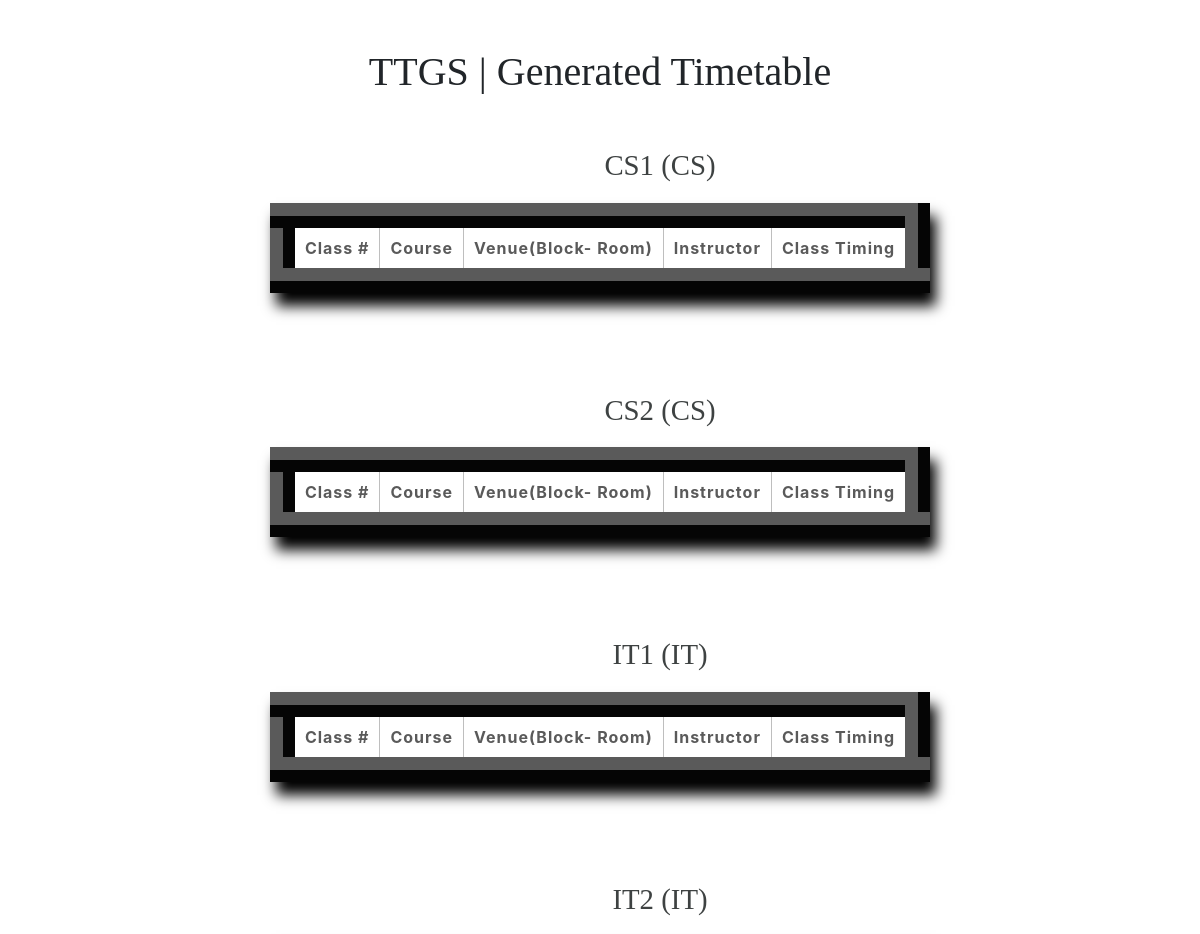
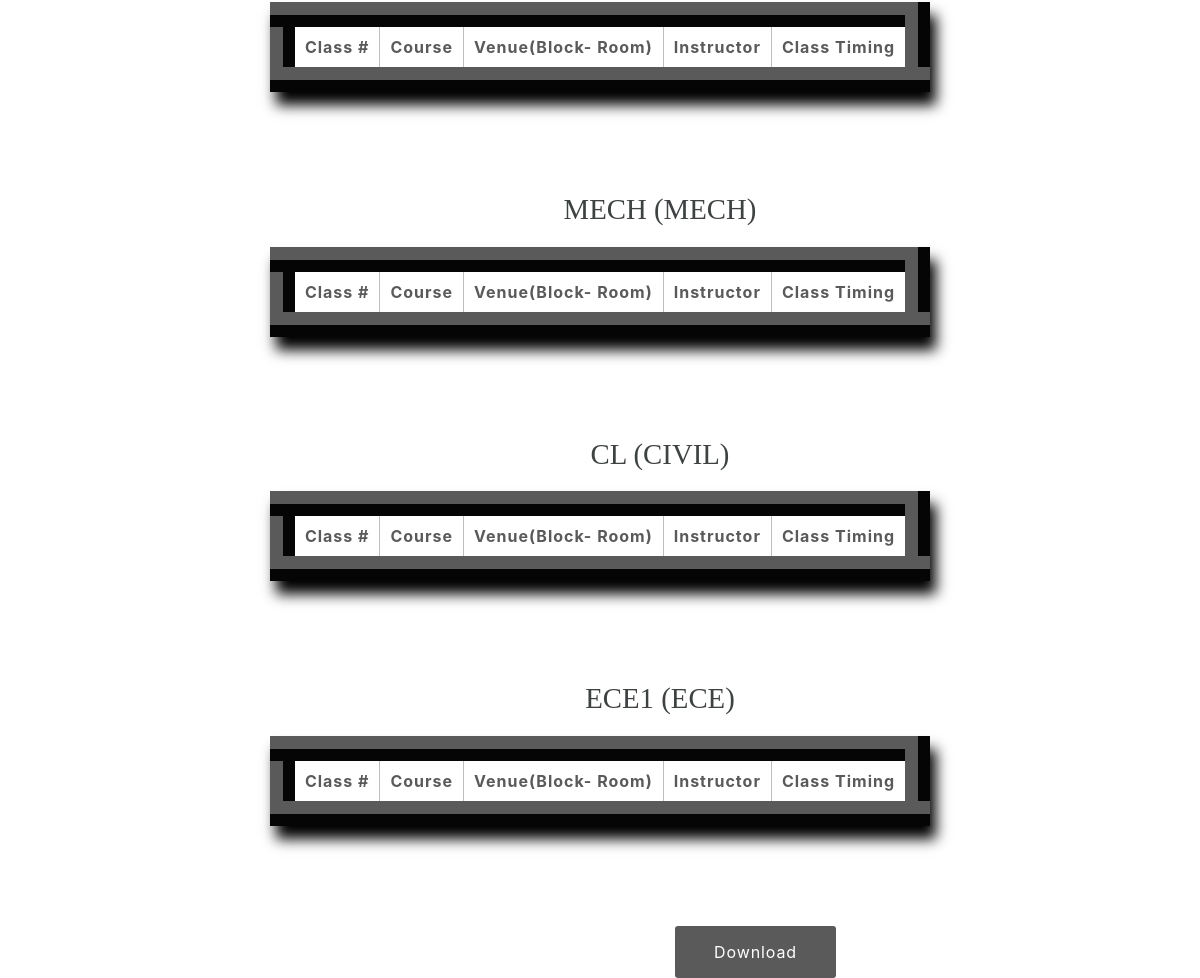
Screenshot of /timetable_generation/ with the database file from the repository (2 pictures, top to bottom).
### ttgen/models.py (models this page shows, shortened)
class Section(models.Model):
    section_id = models.CharField(max_length=25, primary_key=True)
    department = models.ForeignKey(Department, on_delete=models.CASCADE)
    num_class_in_week = models.IntegerField(default=0)
    course = models.ForeignKey(Course, on_delete=models.CASCADE, blank=True, null=True)
    meeting_time = models.ForeignKey(MeetingTime, on_delete=models.CASCADE, blank=True, null=True)
    room = models.ForeignKey(Room, on_delete=models.CASCADE, blank=True, null=True)
    instructor = models.ForeignKey(Instructor, on_delete=models.CASCADE, blank=True, null=True)

class Department(models.Model):
    dept_name = models.CharField(max_length=50)
    courses = models.ManyToManyField(Course)
    def __str__(self):
        return self.dept_name

### ttgen/views.py (the view)
# urls.py: path('timetable_generation/', views.timetable, name='timetable'),
def timetable(request):
    schedule = []
    population = Population(POPULATION_SIZE)
    generation_num = 0
    population.get_schedules().sort(key=lambda x: x.get_fitness(), reverse=True)
    geneticAlgorithm = GeneticAlgorithm()
    while population.get_schedules()[0].get_fitness() != 1.0:
        generation_num += 1
        print('\n> Generation #' + str(generation_num))
        population = geneticAlgorithm.evolve(population)
        population.get_schedules().sort(key=lambda x: x.get_fitness(), reverse=True)
        schedule = population.get_schedules()[0].get_classes()
    return render(request, 'gentimetable.html', {'schedule': schedule, 'sections': Section.objects.all(),
                                              'times': MeetingTime.objects.all()})

### ttgen/views.py (called while the page is built)
    def get_rooms(self): return self._rooms

    def get_meetingTimes(self): return self._meetingTimes

    def get_classes(self):
        self._isFitnessChanged = True
        return self._classes

    def get_fitness(self):
        if self._isFitnessChanged:
            self._fitness = self.calculate_fitness()
            self._isFitnessChanged = False
        return self._fitness

    def calculate_fitness(self):
        self._numberOfConflicts = 0
        classes = self.get_classes()
        for i in range(len(classes)):
            if classes[i].room.seating_capacity < int(classes[i].course.max_numb_students):
                self._numberOfConflicts += 1
            for j in range(len(classes)):
                if j >= i:
                    if (classes[i].meeting_time == classes[j].meeting_time) and \
                            (classes[i].section_id != classes[j].section_id) and (classes[i].section == classes[j].section):
                        if classes[i].room == classes[j].room:
                            self._numberOfConflicts += 1
                        if classes[i].instructor == classes[j].instructor:
                            self._numberOfConflicts += 1
        return 1 / (1.0 * self._numberOfConflicts + 1)

    def get_schedules(self):
        return self._schedules

    def set_instructor(self, instructor): self.instructor = instructor

    def set_meetingTime(self, meetingTime): self.meeting_time = meetingTime

    def set_room(self, room): self.room = room

### templates/gentimetable.html (shortened to what this page needs)
{% load static %}
<html lang="en">
<head>
	<link rel="stylesheet" href="https://maxcdn.bootstrapcdn.com/bootstrap/4.0.0/css/bootstrap.min.css">
</head>
<body>
        <br><br>
        <div id="timetable">
        <h1>TTGS | Generated Timetable</h1><br>
        {% block content %}
        {% load static %}
        {% for section in sections %}
<h2 class="secHead">{{ section.section_id }} ({{ section.department }})</h2>
    <table class="table2">
      <colgroup>
        <col>
        <col>
        <col>
        <col>
        <col>
        <col>
      </colgroup>
      <tr>
        <th>Class #</th>
        <th>Course</th>
        <th>Venue(Block- Room)</th>
        <th>Instructor</th>
        <th>Class Timing</th>
      </tr>
    </table>
{% endfor %}
{% endblock %}
        </div>
    <button class="submit" id="download">Download</button>
</body>
</html>

### templates/gentimetable.html (style rules this page uses)
* { margin: 0; padding: 0; box-sizing: border-box; }
html { scroll-behavior: smooth; }
h1, h2, h3, h4, h5 { text-align: center; font-family: times new roman; }
button { border-style:none; }
.secHead { margin-top: 20px; margin-bottom: 20px; margin-left: 120px; color:#3e4242; font-size: 1.8rem; }
.table2 { margin-bottom: 100px; margin-left: auto; margin-right: auto; }
.table2 { border: 25px ridge; border-color: #5a5a5a; box-shadow: 6px 13px 13px 0px black; background-color: #fff; letter-spacing: 1px; font-size: 1.0rem; }
.table2 td, th { border: 1px solid rgb(190,190,190); padding: 10px 20px; }
.table2 th { color: #5a5a5a; font-weight: bolder; }
.table1 td, th { border-top: 1px solid #5a5a5a; padding: 10px; }
.submit { margin-left: auto; color: #fff; background-color: #5a5a5a; border-radius: 3px; padding: 13px 39px; text-align: center; letter-spacing: 0.9px; text-decoration: none; margin-right: auto; line-height: 26px; font-size: 16px; align: center; }

### rows the page displays
Section: section_id "CS1", department "CS"
Section: section_id "CS2", department "CS"
Section: section_id "IT1", department "IT"
Section: section_id "IT2", department "IT"
Section: section_id "MECH", department "MECH"
Section: section_id "CL", department "CIVIL"
Section: section_id "ECE1", department "ECE"
